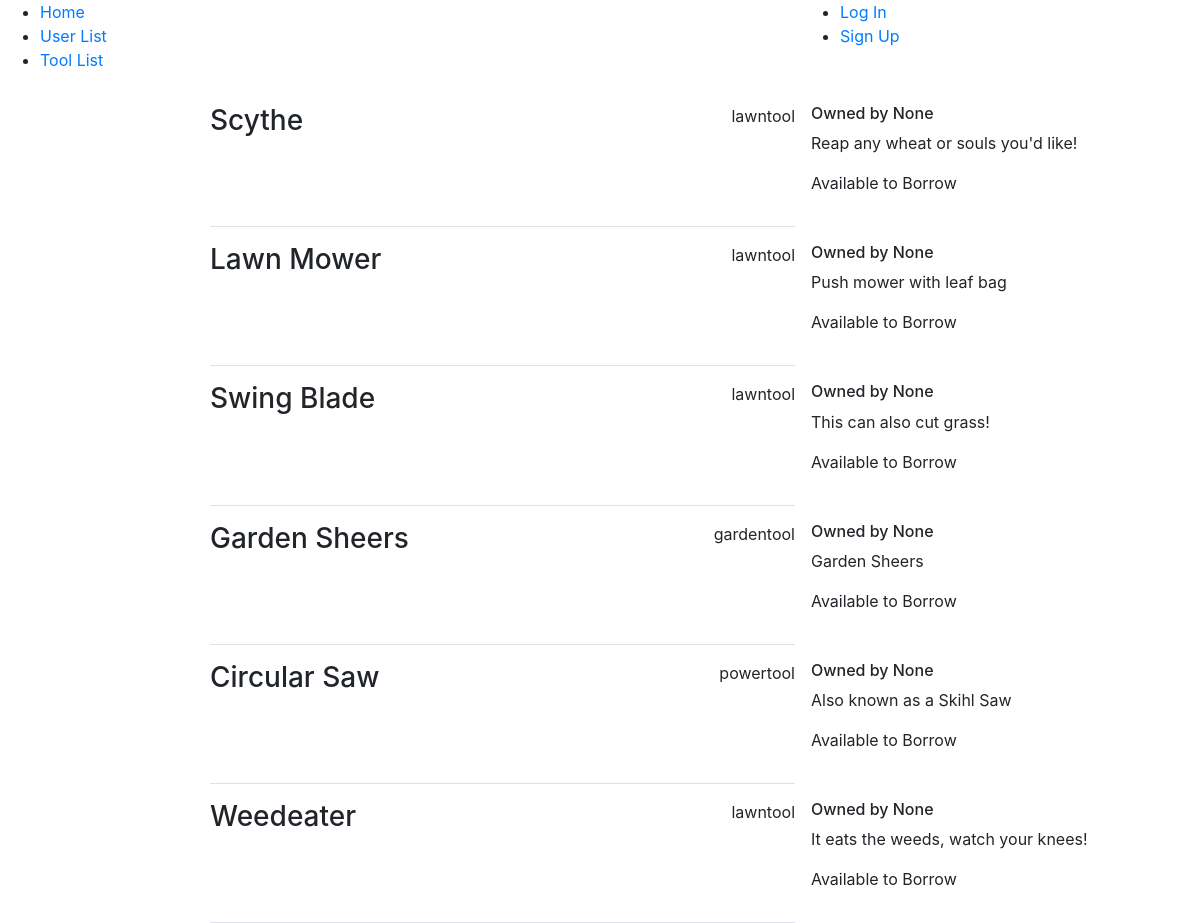
Before: /tools/ with the older database file.
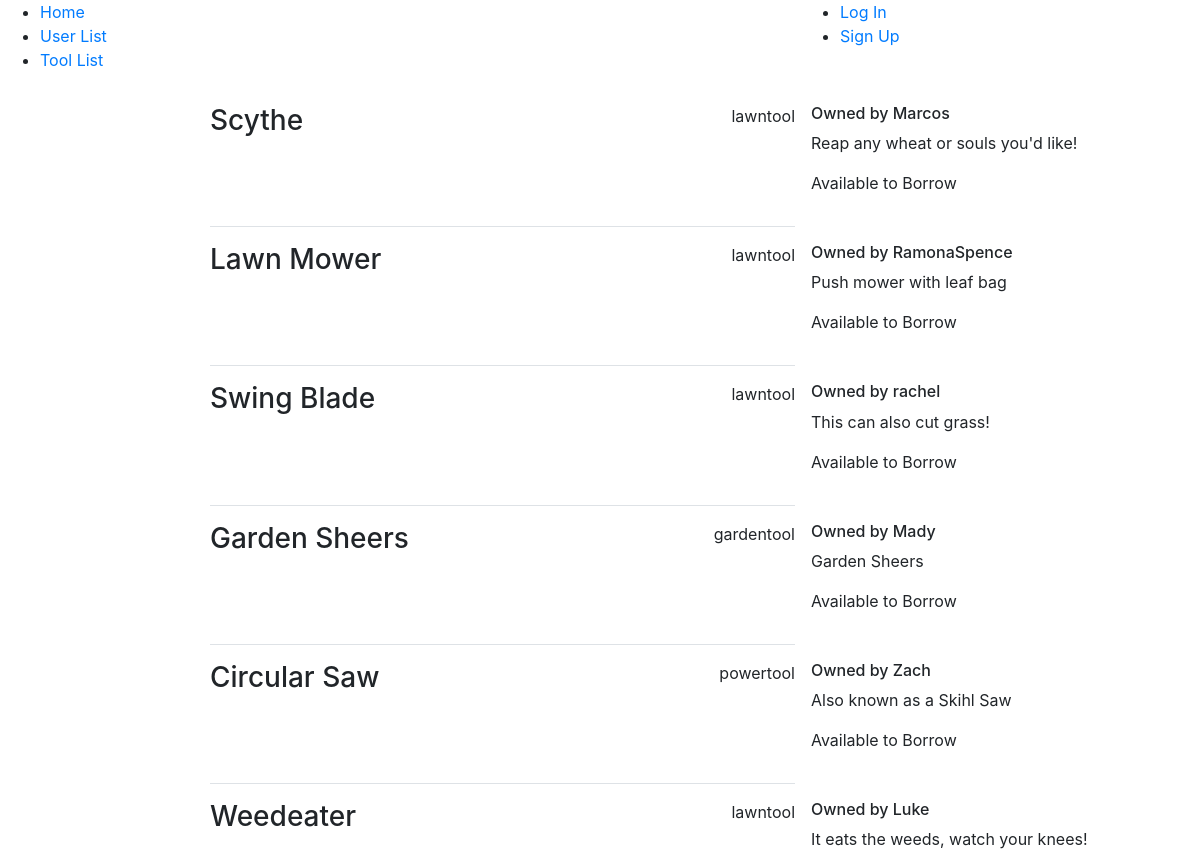
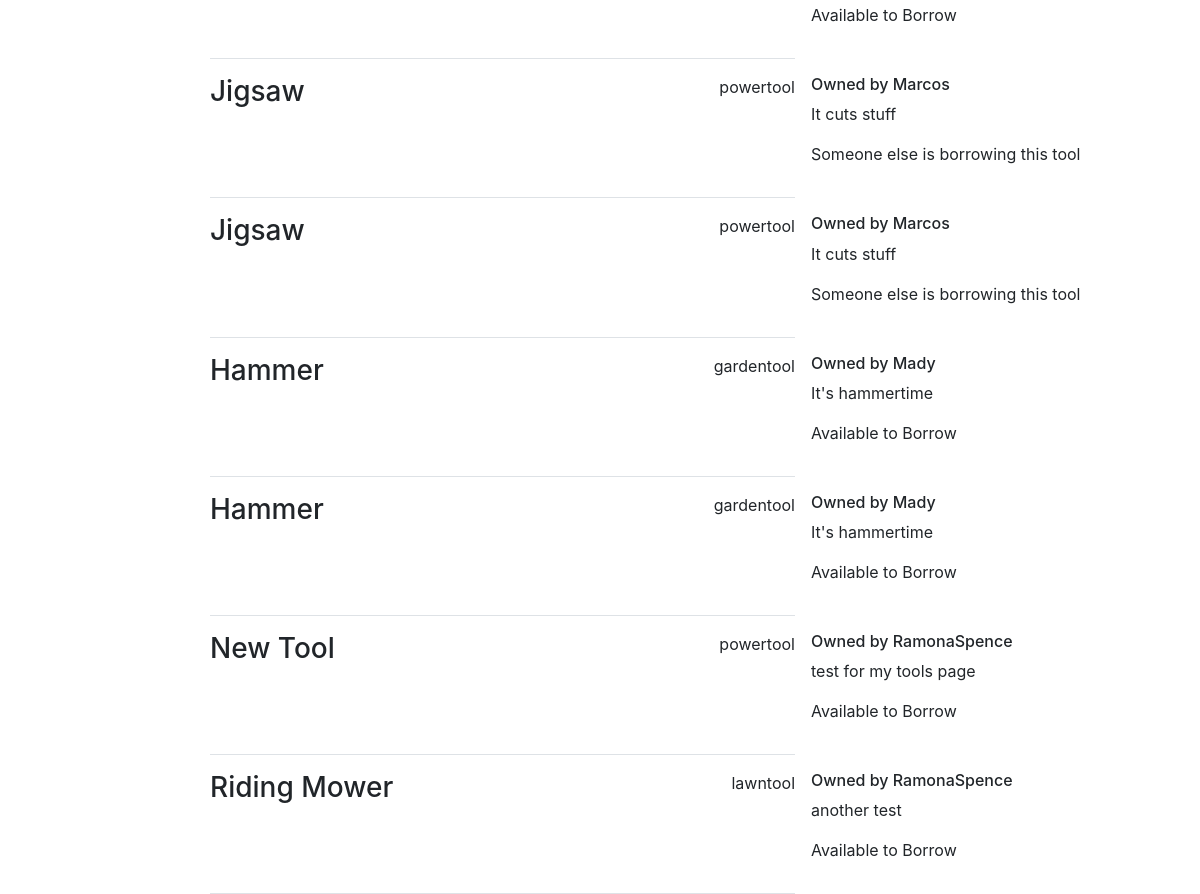
After: the same page with the newer database file (2 pictures, top to bottom).
### tools/models.py (models this page shows, shortened)
class Tool(models.Model):
    powertool = 'powertool'
    lawntool = 'lawntool'
    gardentool = 'gardentool'
    available_types = [
        (powertool, 'powertool'),
        (lawntool, 'lawntool'),
        (gardentool, 'gardentool'),
    ]
    name = models.CharField(max_length = 255)
    type = models.TextField(max_length = 255, choices = available_types)
    description = models.TextField(max_length = 255)
    borrowed = models.BooleanField()
    owner = models.ForeignKey(User, on_delete=models.CASCADE, null=True, blank=True)

### tools/views.py (the view)
# urls.py: path('', views.ToolListView.as_view(), name='list'),
class ToolListView(generic.ListView):
    template_name = 'tools/tools.html'
    model = Tool

### tools/templates/tools/tools.html (shortened to what this page needs)
{% extends 'tools/base.html' %}
{% block content %}
{% for tool in object_list %}
<div class="row no-gutters"
  <div class="col-8 offset-2">
    <div class="modal-header col-6 offset-2">
      <h3>{{ tool.name }}</h3>
      <p>{{ tool.type }}</p>
    </div>
    <div class="modal-body">
      <h6>Owned by {{ tool.owner }}</h6>
      <p>{{ tool.description }}</p>
       {% if tool.borrowed is False %}
      <p>Available to Borrow</p>
      {% else %}
      <p>Someone else is borrowing this tool</p>
      {% endif %}
    </div>
  </div>
{% endfor %}
{% endblock content %}

### tools/templates/tools/base.html (shortened to what this page needs)
<html>
<head>
  <link rel="stylesheet" href="https://stackpath.bootstrapcdn.com/bootstrap/4.3.1/css/bootstrap.min.css">
</head>
<body>
  {% include 'tools/header.html' %}
  <main class="container-fluid">
  {% block content %}
  {% endblock content %}
  </main>
</body>
</html>

### tools/templates/tools/header.html (shortened to what this page needs)
<nav class="row no-gutters">
  <div class="header col-8">
    <ul>
      <li><a href="{% url 'tools:home' %}">Home</a></li>
      <li><a href="{% url 'tools:users'%}">User List</a></li>
      <li><a href="{% url 'tools:list' %}">Tool List</a></li>
    </ul>
  </div>
  <div class="signin col-3">
    <ul>
      {% if request.user.is_authenticated %}
        <li><a href="{% url 'logout' %}">Log Out</a></li>
      {% else %}
        <li><a href="{% url 'login' %}">Log In</a></li>
      {% endif %}
      <li><a href="{% url 'accounts:signup' %}">Sign Up</a></li>
    </ul>
  </div>
</nav>

Changed rows visible on the page:
changed Tool "Scythe": owner "None" → "Marcos"
changed Tool "Lawn Mower": owner "None" → "RamonaSpence"
changed Tool "Swing Blade": owner "None" → "rachel"
changed Tool "Garden Sheers": owner "None" → "Mady"
changed Tool "Circular Saw": owner "None" → "Zach"
changed Tool "Weedeater": owner "None" → "Luke"
added Tool: name "Jigsaw", type "powertool", owner "Marcos", description "It cuts stuff", borrowed "Someone else is borrowing this tool"
added Tool: name "Jigsaw", type "powertool", owner "Marcos", description "It cuts stuff", borrowed "Someone else is borrowing this tool"
added Tool: name "Hammer", type "gardentool", owner "Mady", description "It's hammertime", borrowed "Available to Borrow"
added Tool: name "Hammer", type "gardentool", owner "Mady", description "It's hammertime", borrowed "Available to Borrow"
added Tool: name "New Tool", type "powertool", owner "RamonaSpence", description "test for my tools page", borrowed "Available to Borrow"
added Tool: name "Riding Mower", type "lawntool", owner "RamonaSpence", description "another test", borrowed "Available to Borrow"
